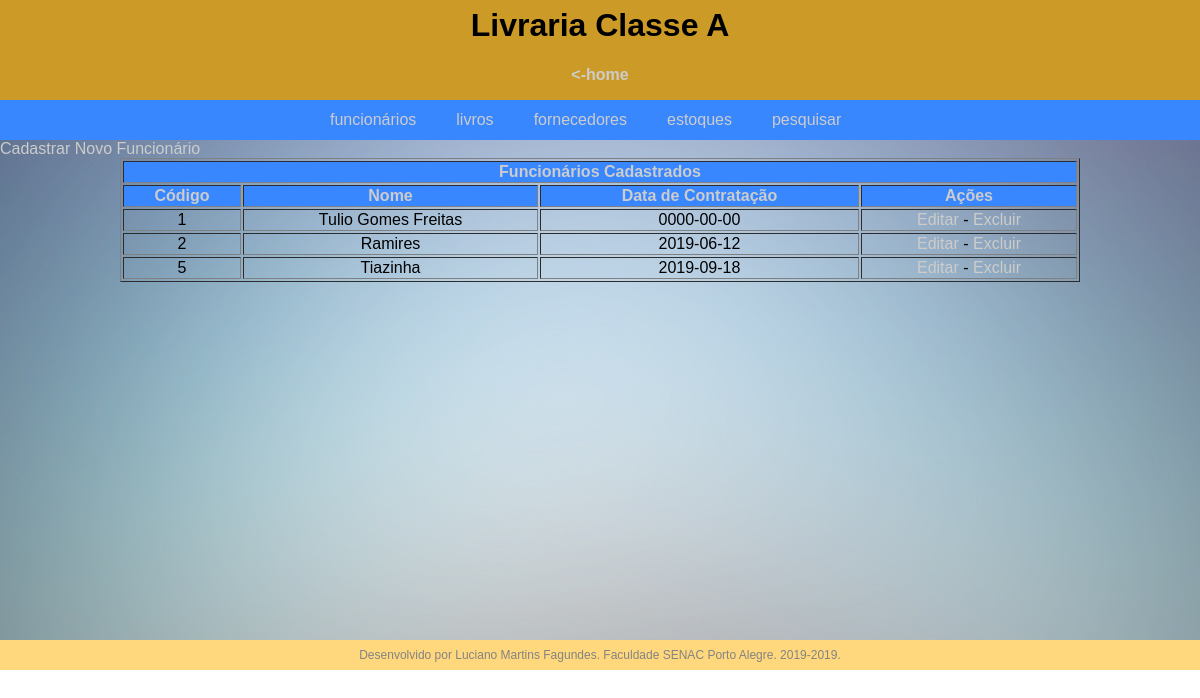
The app's page /funcionarios.php, older data.
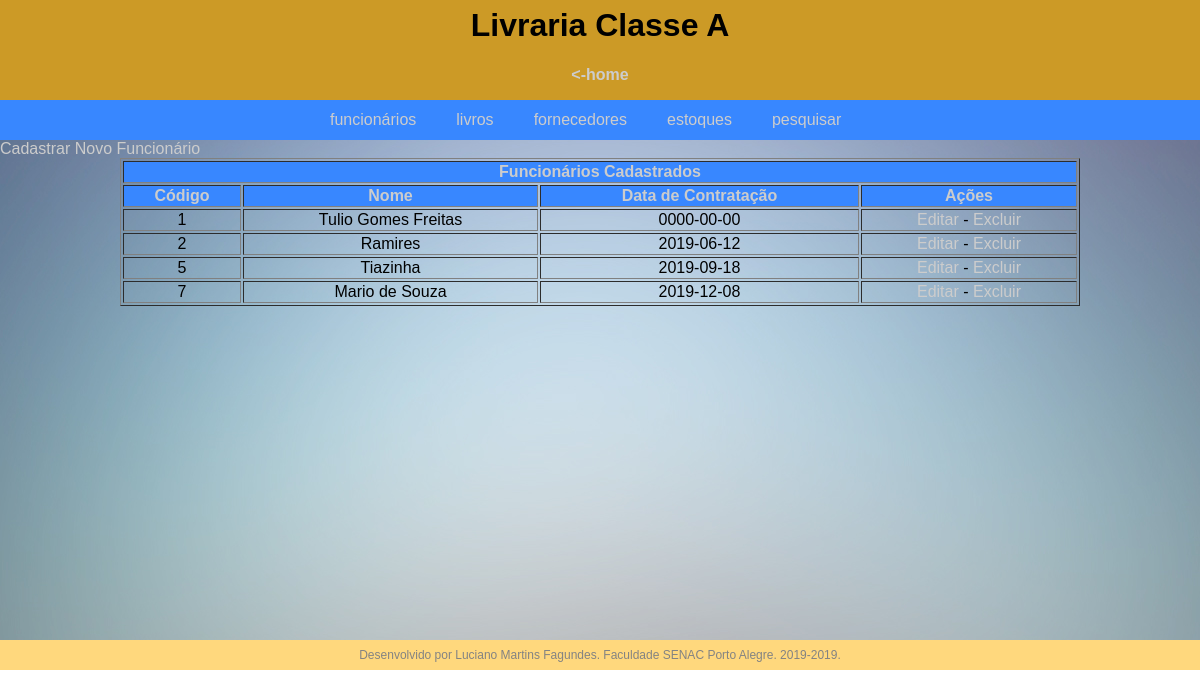
The same page, newer data.
### tables this page shows
CREATE TABLE `funcionarios` (
  `idfuncionarios` int(11) NOT NULL,
  `nome` varchar(100) NOT NULL,
  `datacontrata` date NOT NULL
);

### funcionarios.php (the view, shortened to what this page needs)
<?php
require 'conecta.inc.php';
?>
<!DOCTYPE html>
<html lang="pt-BR">
<head>
    <link rel="stylesheet" href="style.css">
</head>
<body>
    <div class="topo">
        <div class="topoint">
           <h1> Livraria Classe A </h1>
           <a href="index.php"><h4><-home</h4></a>
        </div>
    </div>
<div class="menu">
    <div class="menuint">
        <ul>
            <a href="funcionarios.php"> <li> funcionários </li> </a>
            <a href="livros.php"> <li>livros</li> </a>
            <a href="fornecedores.php"> <li>fornecedores</li> </a>
            <a href="estoques.php"> <li>estoques</li> </a>
            <a href="pesquisar.php"> <li>pesquisar</li> </a>
        </ul>
    </div>
</div>
<div class="conteudo">
<a href="adicionarFuncionario.php">Cadastrar Novo Funcionário</a>
<center><table border="1" width="80%">
<tr>
<th colspan="4" align="center">Funcionários Cadastrados</th>
</tr>
<tr>
<th>Código</th>
<th>Nome</th>
<th>Data de Contratação</th>
<th>Ações</th>
</tr>
<?php
$sql = "SELECT * FROM funcionarios";
$sql = $pdo->query($sql);
if($sql->rowCount() > 0){
    foreach($sql->fetchAll() as $funcionario){
        echo '<tr align="center">';
        echo '<td>'.$funcionario['idfuncionarios'].'</td>';
        echo '<td>'.$funcionario['nome'].'</td>';
        echo '<td>'.$funcionario['datacontrata'].'</td>';
        echo '<td><a href="editarFuncionario.php?idfuncionarios='.$funcionario['idfuncionarios'].'">Editar</a> - <a href="excluirFuncionario.php?idfuncionarios='.$funcionario['idfuncionarios'].'">Excluir</a></td>';
        echo '</tr>';
    }
}else{
    echo 'Nenhum registro encontrado!';
}
?>
</table></center>
</div>
<footer class="footer">
Desenvolvido por Luciano Martins Fagundes. Faculdade SENAC Porto Alegre. 2019-2019.
</footer>
</body>
</html>

Row changes from the older to the newer data that the page shows:
added funcionarios: idfuncionarios "7", nome "Mario de Souza", datacontrata "2019-12-08"
